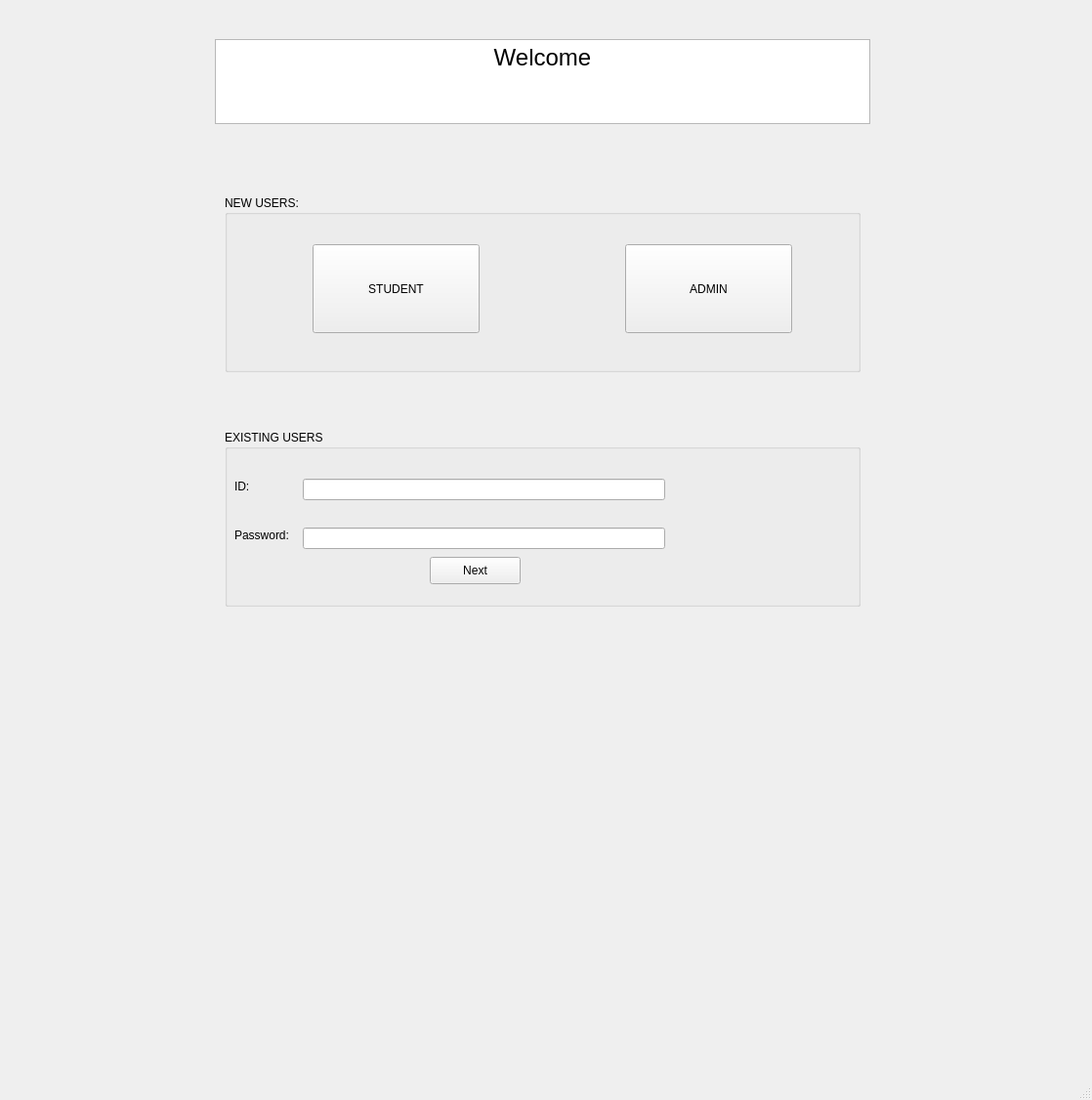
<?xml version="1.0" encoding="UTF-8"?>
<ui version="4.0">
 <class>MainWindow</class>
 <widget class="QMainWindow" name="MainWindow">
  <property name="geometry">
   <rect>
    <x>0</x>
    <y>0</y>
    <width>1118</width>
    <height>1126</height>
   </rect>
  </property>
  <property name="windowTitle">
   <string>MainWindow</string>
  </property>
  <widget class="QWidget" name="centralwidget">
   <widget class="QTextEdit" name="textEdit">
    <property name="geometry">
     <rect>
      <x>220</x>
      <y>40</y>
      <width>671</width>
      <height>87</height>
     </rect>
    </property>
    <property name="readOnly">
     <bool>true</bool>
    </property>
    <property name="html">
     <string>&lt;!DOCTYPE HTML PUBLIC &quot;-//W3C//DTD HTML 4.0//EN&quot; &quot;http://www.w3.org/TR/REC-html40/strict.dtd&quot;&gt;
&lt;html&gt;&lt;head&gt;&lt;meta name=&quot;qrichtext&quot; content=&quot;1&quot; /&gt;&lt;style type=&quot;text/css&quot;&gt;
p, li { white-space: pre-wrap; }
&lt;/style&gt;&lt;/head&gt;&lt;body style=&quot; font-family:'MS Shell Dlg 2'; font-size:7.8pt; font-weight:400; font-style:normal;&quot;&gt;
&lt;p align=&quot;center&quot; style=&quot; margin-top:0px; margin-bottom:0px; margin-left:0px; margin-right:0px; -qt-block-indent:0; text-indent:0px;&quot;&gt;&lt;span style=&quot; font-size:18pt;&quot;&gt;Welcome&lt;/span&gt;&lt;/p&gt;&lt;/body&gt;&lt;/html&gt;</string>
    </property>
   </widget>
   <widget class="QGroupBox" name="groupBox">
    <property name="geometry">
     <rect>
      <x>230</x>
      <y>200</y>
      <width>651</width>
      <height>181</height>
     </rect>
    </property>
    <property name="title">
     <string>NEW USERS:</string>
    </property>
    <widget class="QPushButton" name="pushButton">
     <property name="geometry">
      <rect>
       <x>410</x>
       <y>50</y>
       <width>171</width>
       <height>91</height>
      </rect>
     </property>
     <property name="text">
      <string>ADMIN</string>
     </property>
    </widget>
    <widget class="QPushButton" name="pushButton_2">
     <property name="geometry">
      <rect>
       <x>90</x>
       <y>50</y>
       <width>171</width>
       <height>91</height>
      </rect>
     </property>
     <property name="text">
      <string>STUDENT</string>
     </property>
    </widget>
   </widget>
   <widget class="QGroupBox" name="groupBox_2">
    <property name="geometry">
     <rect>
      <x>230</x>
      <y>440</y>
      <width>651</width>
      <height>181</height>
     </rect>
    </property>
    <property name="title">
     <string>EXISTING USERS</string>
    </property>
    <widget class="QLabel" name="label">
     <property name="geometry">
      <rect>
       <x>10</x>
       <y>50</y>
       <width>55</width>
       <height>16</height>
      </rect>
     </property>
     <property name="text">
      <string>ID:</string>
     </property>
    </widget>
    <widget class="QLabel" name="label_2">
     <property name="geometry">
      <rect>
       <x>10</x>
       <y>100</y>
       <width>61</width>
       <height>16</height>
      </rect>
     </property>
     <property name="text">
      <string>Password:</string>
     </property>
    </widget>
    <widget class="QLineEdit" name="EnterID">
     <property name="geometry">
      <rect>
       <x>80</x>
       <y>50</y>
       <width>371</width>
       <height>22</height>
      </rect>
     </property>
    </widget>
    <widget class="QLineEdit" name="EnterPassword">
     <property name="geometry">
      <rect>
       <x>80</x>
       <y>100</y>
       <width>371</width>
       <height>22</height>
      </rect>
     </property>
    </widget>
    <widget class="QPushButton" name="LoginButton">
     <property name="geometry">
      <rect>
       <x>210</x>
       <y>130</y>
       <width>93</width>
       <height>28</height>
      </rect>
     </property>
     <property name="text">
      <string>Next</string>
     </property>
    </widget>
   </widget>
   <zorder>groupBox</zorder>
   <zorder>textEdit</zorder>
   <zorder>groupBox_2</zorder>
  </widget>
  <widget class="QMenuBar" name="menubar">
   <property name="geometry">
    <rect>
     <x>0</x>
     <y>0</y>
     <width>1118</width>
     <height>26</height>
    </rect>
   </property>
  </widget>
  <widget class="QStatusBar" name="statusbar"/>
 </widget>
 <resources/>
 <connections/>
</ui>
